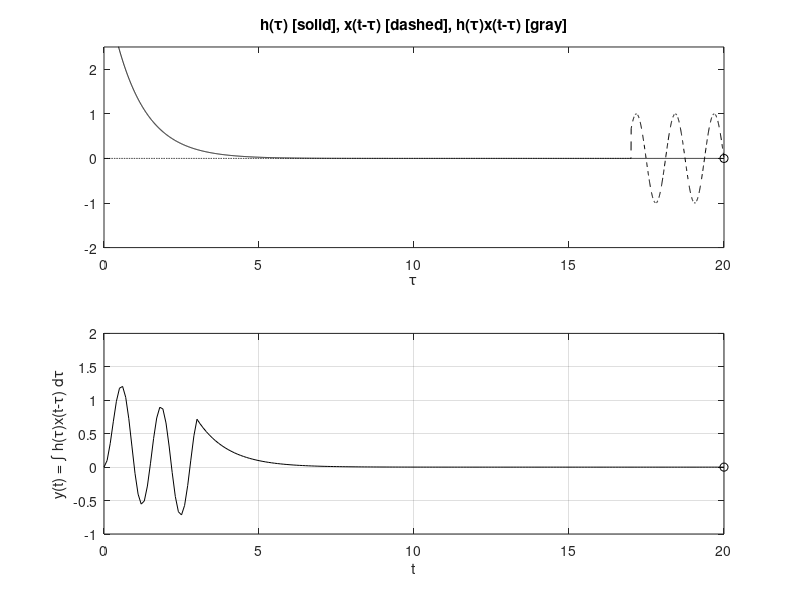

Write MATLAB code to recreate this figure.
u = @(t) 1.0*(t>=0);
%In order to truncate the function we multiply the function by a unit step
%subtacted by a 20 unit delayed unit step
h = @(t) 4*exp(-t).*(u(t)-u(t-20)); %h3(t)
x = @(t) (u(t)-u(t-3)).*sin(5*t);

dtau = 0.005; tau = 0:dtau:20; %Modified
ti = 0; tvec = 0:.1:20;%Modified

y = NaN*zeros(1,length(tvec));  % Pre-allocate memory

for t = tvec
    ti = ti+1;  % Time index
    xh = x(t-tau).*h(tau); 
    lxh = length(xh);
    y(ti) = sum(xh.*dtau);  % Trapezoidal approximation of convolution integral
    
    subplot(2,1,1), plot(tau,h(tau),'k-',tau,x(t-tau),'k--',t,0,'ok');
    axis([tau(1) tau(end) -2.0 2.5]);
    
    patch([tau(1:end-1);tau(1:end-1);tau(2:end);tau(2:end)], ...
        [zeros(1,lxh-1);xh(1:end-1);xh(2:end);zeros(1,lxh-1)], ...
        [.8 .8 .8],'edgecolor','none');
    
    xlabel('\tau'); 
    title('h(\tau) [solid], x(t-\tau) [dashed], h(\tau)x(t-\tau) [gray]');
    
    c = get(gca,'children'); 
    set(gca,'children',[c(2);c(3);c(4);c(1)]);
    
    subplot(2,1,2), plot(tvec,y,'k',tvec(ti),y(ti),'ok');
    xlabel('t'); 
    ylabel('y(t) = \int h(\tau)x(t-\tau) d\tau');
    axis([tau(1) tau(end) -1.0 2.0]); 
    grid;
    drawnow;
end
